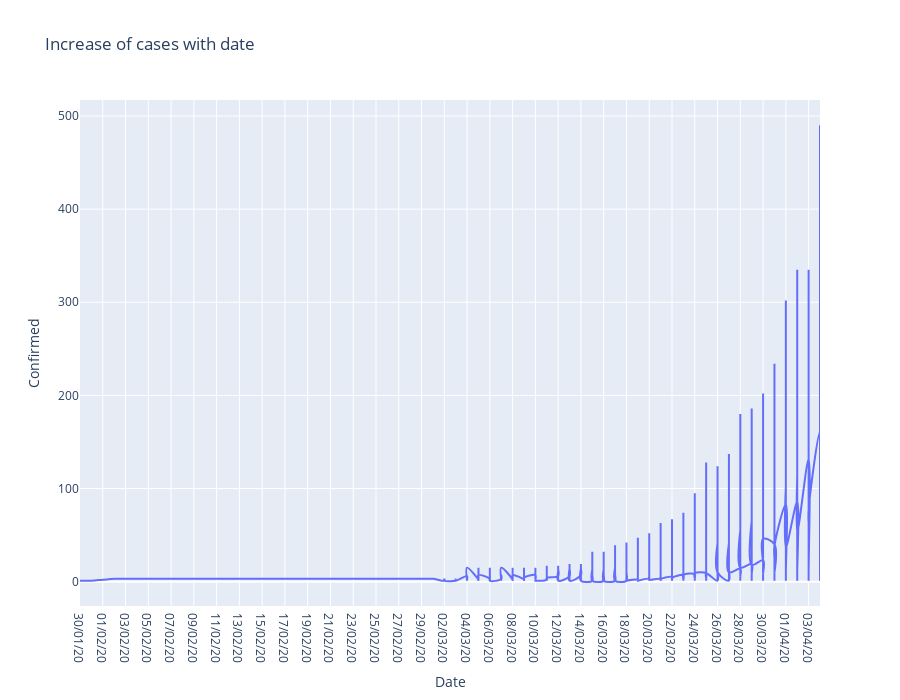

The cell this chart's notebook holds for it:
### Code cell
fig1.show()

### Figure 1 — Plotly figure (JSON) as saved in the notebook; plotly's stock layout.template omitted (floating-point values rounded to 4 significant figures; data arrays with more than 128 entries replaced by an {"elided": "..."} marker saying what was removed)
{"data": [{"hoverlabel": {"namelength": 0}, "hovertemplate": "Date=%{x}<br>Confirmed=%{y}", "legendgroup": "", "line": {"color": "#636efa", "dash": "solid", "shape": "spline"}, "mode": "lines", "name": "", "showlegend": false, "type": "scatter", "x": {"elided": "648 str values"}, "xaxis": "x", "y": {"elided": "648 int values"}, "yaxis": "y"}], "layout": {"height": 700, "legend": {"tracegroupgap": 0}, "title": {"text": "Increase of cases with date"}, "xaxis": {"anchor": "y", "domain": [0, 1], "title": {"text": "Date"}}, "yaxis": {"anchor": "x", "domain": [0, 1], "title": {"text": "Confirmed"}}}}
